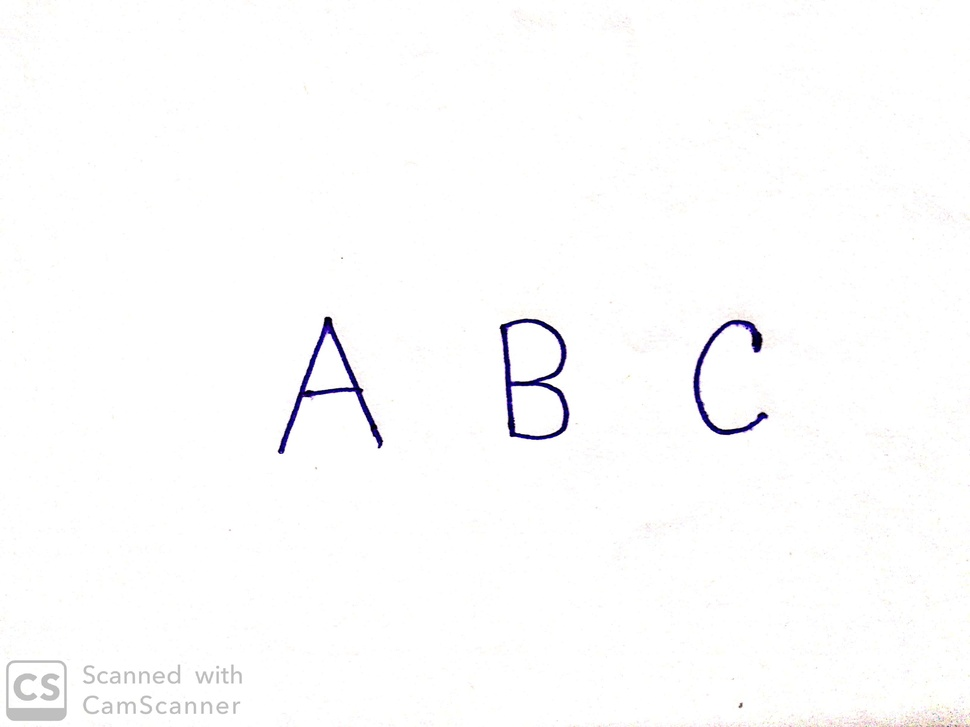
%> input picture All codes/Used Images/a.jpg, 970 x 727 px, shrunk from 3264 x 2448 before the run, given in place of a.png, which was not available
$ octave test.m   (GNU Octave 9; MATLAB toolbox functions it lacks are replaced by stand-ins)
%> lines starting %> are read from the running program, lines starting %| are printed output that depends on the picture; in (x1, y1, x2, y2) boxes, pixels count from 0 and x2, y2 are one past the last pixel; in counts of white or black regions, pixels touching at a corner belong together; the program's own positions count from 1; pictures that were not available may be replaced by others from this repository, and a replacement may not be noted
close all;
% Read the input image
% img = imread('a.png');
img = imread('a.png');
%> img is the input picture: size 727x970x3 uint8; mean R, G, B 252.7, 252.5, 252.9

% Convert to grayscale if the image is in RGB
if size(img, 3) == 3
    img = rgb2gray(img);
%> img: size 727x970 uint8
end

% 1. Global contrast enhancement using histogram equalization
img_eq = histeq(img);
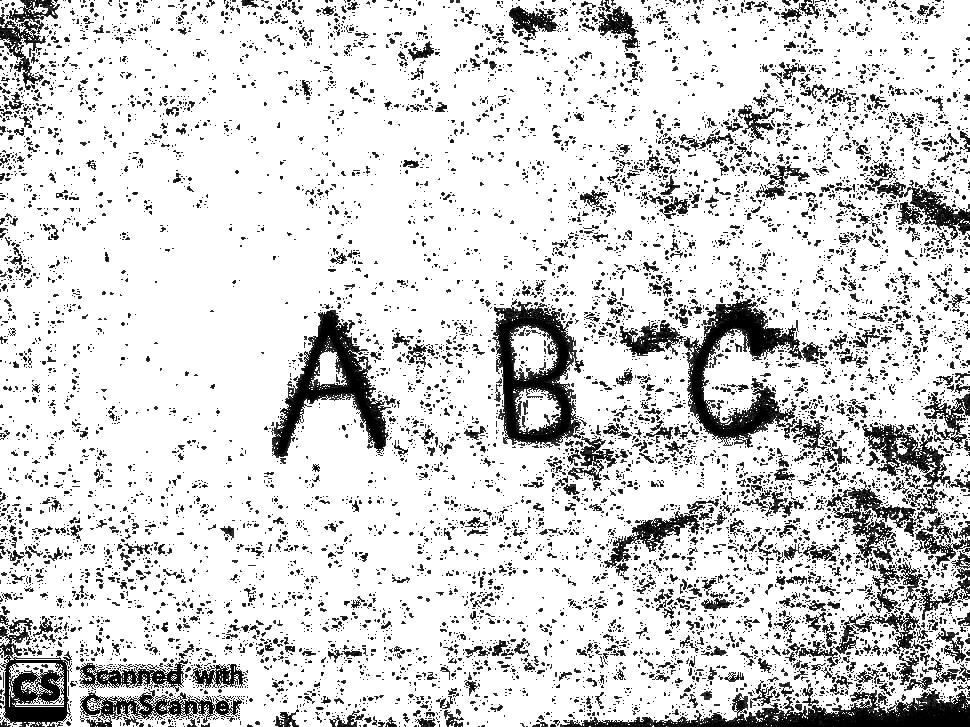
%> img_eq: size 727x970 uint8; min 0, max 255, mean 213

% 2. Local contrast enhancement using adaptive histogram equalization
img_adapthist = adapthisteq(img);

% 3. Apply contrast stretching (manual adjustment of pixel intensity)
min_img = double(min(img(:)));
%> min_img = 1
max_img = double(max(img(:)));
%> max_img = 255
contrast_stretched = uint8(255 * (double(img) - min_img) / (max_img - min_img));

% 4. Binarization after contrast enhancement (adjust thresholding if needed)
bw_img_eq = imbinarize(img_eq);
%> bw_img_eq: size 727x970 logical; 81.5% white; 8793 black regions (7965 under 20 px), largest, box (x1, y1, x2, y2) and area: (683, 291, 851, 464) 7686, (560, 683, 970, 727) 6647, (492, 299, 585, 448) 6486
bw_img_adapthist = imbinarize(img_adapthist);
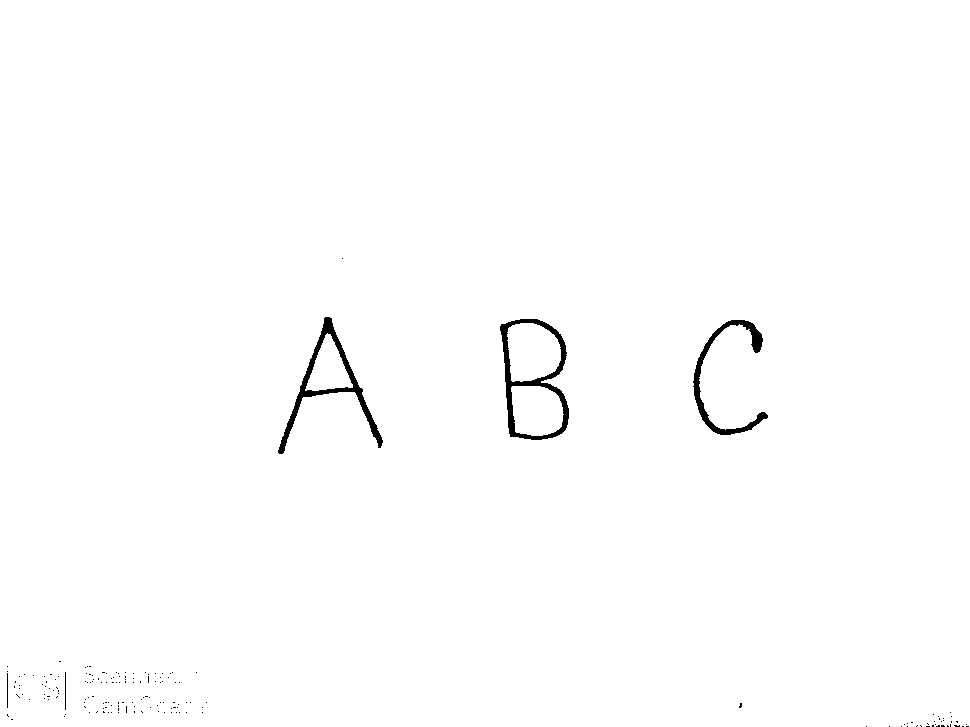
%> bw_img_adapthist: size 727x970 logical; 99.2% white; 170 black regions (165 under 20 px), largest, box (x1, y1, x2, y2) and area: (500, 319, 569, 440) 1870, (278, 317, 383, 454) 1772, (693, 320, 768, 435) 1365, (65, 672, 66, 710) 38, (7, 673, 8, 708) 35
bw_img_contrast_stretched = imbinarize(contrast_stretched);
%> bw_img_contrast_stretched: size 727x970 logical; 99.3% white; 6 black regions (3 under 20 px), largest, box (x1, y1, x2, y2) and area: (500, 319, 569, 440) 1831, (278, 317, 383, 454) 1742, (693, 320, 768, 435) 1319

% Display original image in a new window
figure;
imshow(img);
title('Original Image');

% Display histogram equalized image in a new window
figure;
imshow(img_eq);
title('Histogram Equalized');

% Display adaptive histogram equalization image in a new window
figure;
imshow(img_adapthist);
title('Adaptive Histogram Equalization');

% Display binary image from histogram equalized image in a new window
figure;
imshow(bw_img_eq);
title('Binary (Equalized)');

% Display binary image from adaptive histogram equalized image in a new window
figure;
imshow(bw_img_adapthist);
title('Binary (Adaptive Equalization)');

% Display binary image from contrast stretched image in a new window
figure;
imshow(bw_img_contrast_stretched);
title('Binary (Contrast Stretched)');

% Save the best result as needed
imwrite(bw_img_contrast_stretched, 'processed_image.jpg');

$ run again, with All codes/Used Images/abc.jpg copied over All codes/Used Images/a.jpg
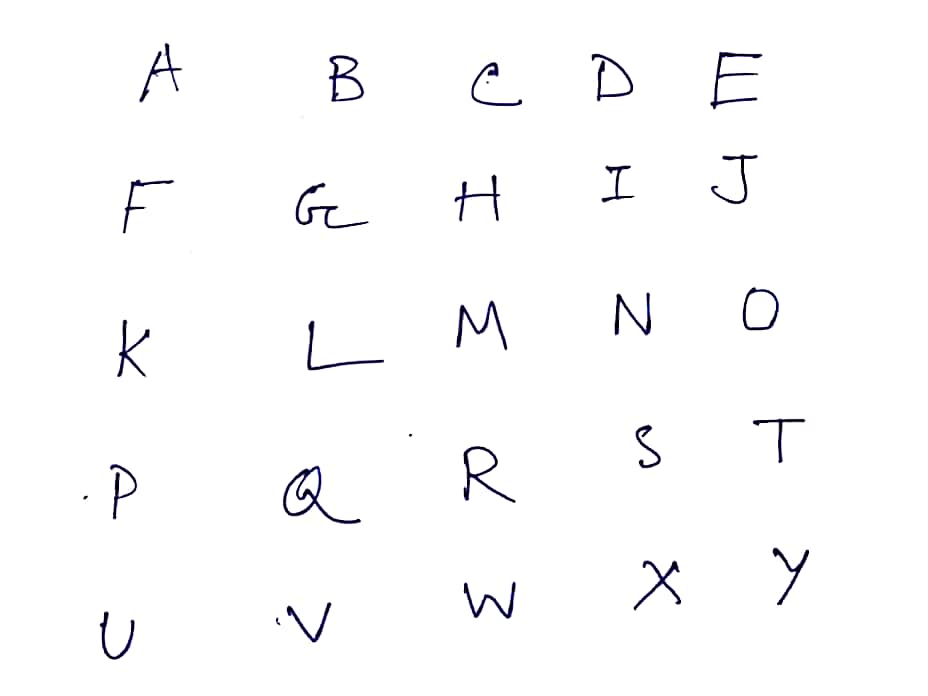
%> input picture All codes/Used Images/abc.jpg, 928 x 696 px, given in place of a.png, which was not available
%> img is the input picture: size 696x928x3 uint8; mean R, G, B 251.2, 251.1, 251.6
%> img: size 696x928 uint8
%> `img_eq = histeq(img);`:
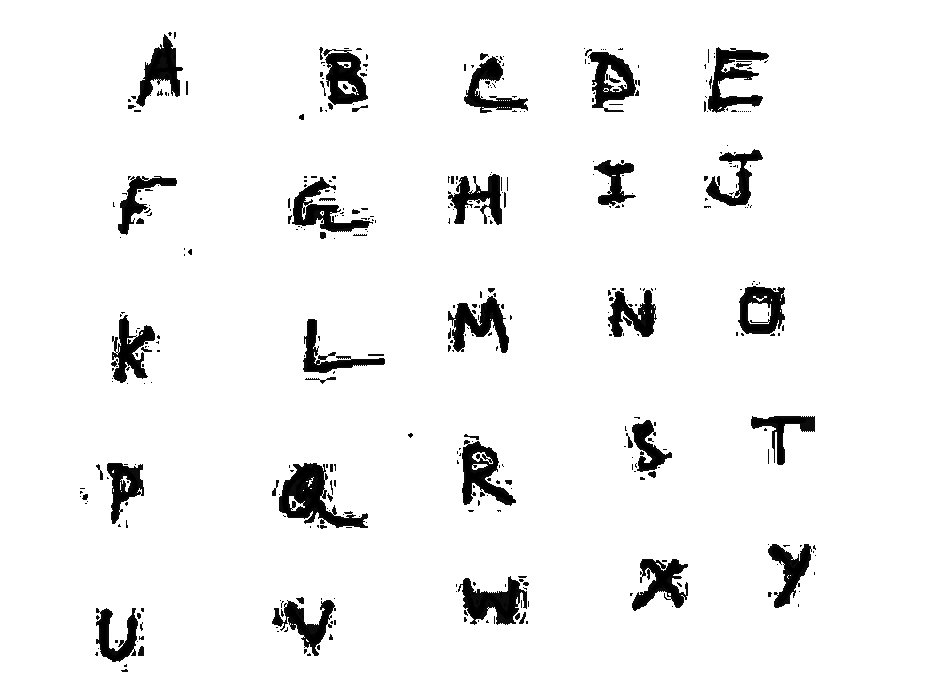
%> img_eq: size 696x928 uint8; min 0, max 255, mean 240.5
%> min_img = 0
%> max_img = 255
%> bw_img_eq: size 696x928 logical; 94.2% white; 404 black regions (336 under 20 px), largest, box (x1, y1, x2, y2) and area: (279, 463, 368, 528) 2501, (458, 576, 527, 625) 1751, (708, 47, 769, 113) 1643
%> `bw_img_adapthist = imbinarize(img_adapthist);`:
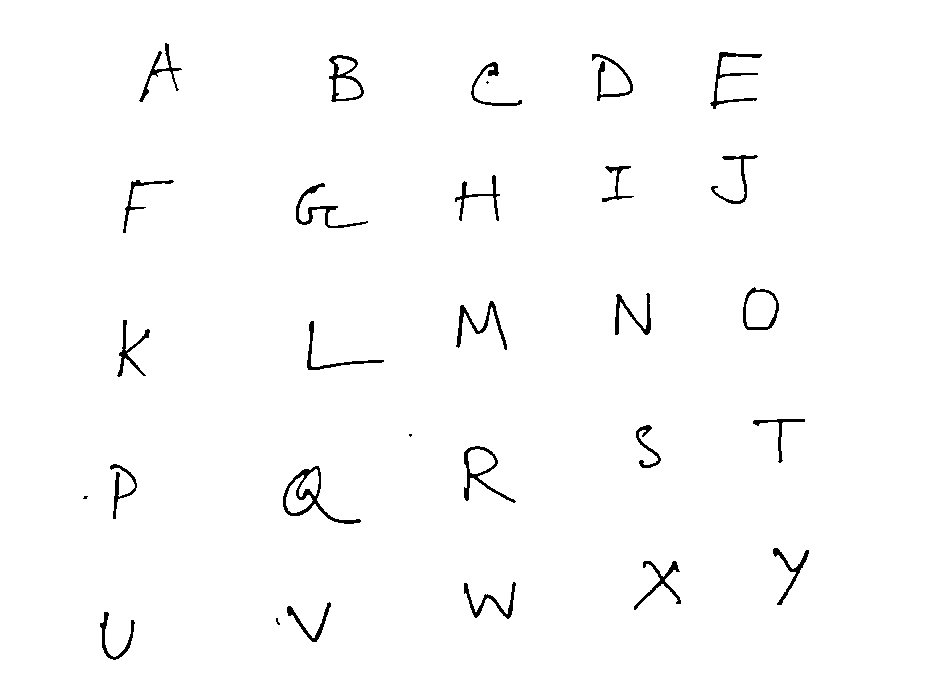
%> bw_img_adapthist: size 696x928 logical; 98.4% white; 29 black regions (4 under 20 px), largest, box (x1, y1, x2, y2) and area: (283, 466, 361, 524) 744, (710, 52, 762, 109) 532, (464, 446, 516, 503) 531
%> bw_img_contrast_stretched: size 696x928 logical; 98.4% white; 29 black regions (4 under 20 px), largest, box (x1, y1, x2, y2) and area: (283, 466, 361, 524) 740, (710, 52, 762, 109) 530, (464, 446, 516, 503) 529
